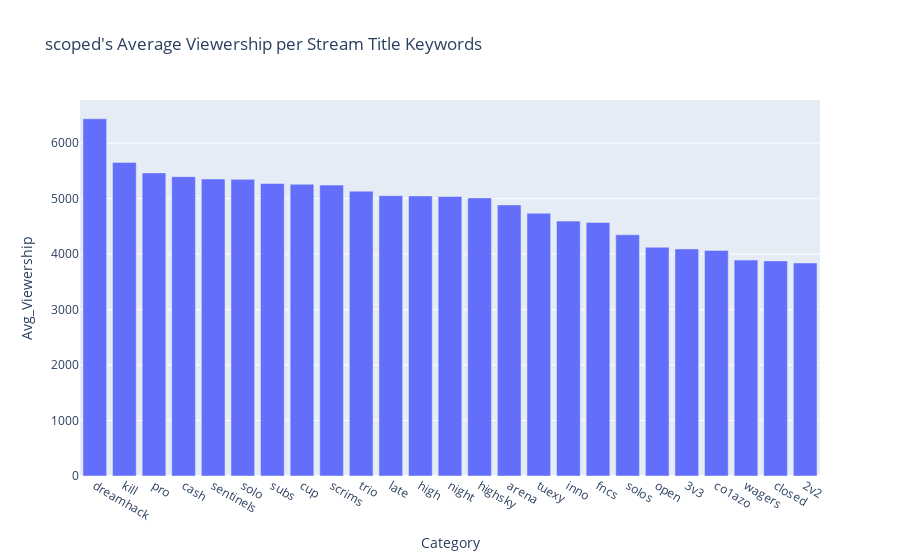

Notebook code for this chart:
### Code cell
fig = px.bar(x=list(counts_per_word.keys()), y=list(counts_per_word.values()), labels={'x':'Category','y':'Avg_Viewership'},
             title=f'{name}\'s Average Viewership per Stream Title Keywords')
fig.show()

### Figure 1 — Plotly figure (JSON) as saved in the notebook; plotly's stock layout.template omitted (floating-point values rounded to 4 significant figures)
{"data": [{"alignmentgroup": "True", "hovertemplate": "Category=%{x}<br>Avg_Viewership=%{y}<extra></extra>", "legendgroup": "", "marker": {"color": "#636efa"}, "name": "", "offsetgroup": "", "orientation": "v", "showlegend": false, "textposition": "auto", "type": "bar", "x": ["dreamhack", "kill", "pro", "cash", "sentinels", "solo", "subs", "cup", "scrims", "trio", "late", "high", "night", "highsky", "arena", "tuexy", "inno", "fncs", "solos", "open", "3v3", "co1azo", "wagers", "closed", "2v2"], "xaxis": "x", "y": [6438.0, 5653.0, 5464.0, 5395.0, 5352.0, 5347.0, 5273.0, 5258.0, 5243.0, 5134.0, 5052.0, 5048.0, 5038.0, 5013.0, 4886.0, 4736.0, 4595.0, 4570.0, 4348.0, 4123.0, 4092.0, 4066.0, 3892.0, 3877.0, 3840.0], "yaxis": "y"}], "layout": {"barmode": "relative", "legend": {"tracegroupgap": 0}, "title": {"text": "scoped's Average Viewership per Stream Title Keywords"}, "xaxis": {"anchor": "y", "domain": [0, 1], "title": {"text": "Category"}}, "yaxis": {"anchor": "x", "domain": [0, 1], "title": {"text": "Avg_Viewership"}}}}
